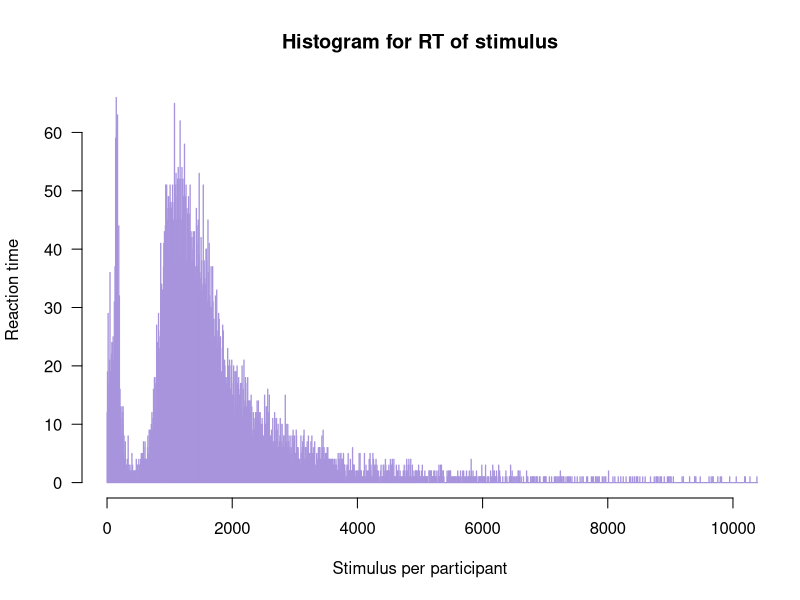

The R script that drew this image: (Note: this script raises an error after producing the figure.)
library(readxl)
library(plyr)
setwd("C:/Users/Dell/Desktop/school/year2/semester b/reasearch_methods/ex9/reshearch-methods/ex9")
data=data.frame(read.csv("data_proc_qIAT.csv"))
colnames(data)[c(2,4)]<-c("Participant","Block")

# part b
count_trials = count(data$Response.ID)
most_common = sort(table(count_trials$freq),decreasing=TRUE)[1]
most_common
most_common = 248
count_trials = count_trials[count_trials$freq==most_common,]
data <- data[data$Response.ID %in% count_trials$x,]

# part c
data<-data[(data$Correct...c..Incorrect...x== "X" | data$Correct...c..Incorrect...x == "C"),]
data$Correct...c..Incorrect...x = ifelse(data$Correct...c..Incorrect...x == "X",1,0)
error_perc=aggregate(Correct...c..Incorrect...x ~ Response.ID, data, mean)
error_perc

# part d
hist(data$RT.of.stimulus, 
     main="Histogram for RT of stimulus", 
     xlab="Stimulus per participant", 
     ylab = "Reaction time",
     border="#a794dd",
     xlim = c(0,10000),
     col="light blue",
     las=1, 
     breaks=10000)

#part e
data["RT_clean"] <- data["RT.of.stimulus"]
data$RT_clean[which(data$RT_clean < 400 | data$RT_clean > 10000)] <- NA

#part f
percentage_from_RT = sum(is.na(data$RT_clean))/length(data$RT.of.stimulus)
percentage_from_RT

#part g
data$tooFast = ifelse(data$RT.of.stimulus < 300,1,0)
fast_perc=ddply(data, "Participant..", summarise,
                fast_perc=mean(tooFast, na.rm=TRUE))

#gart h
data_to_analyze =ddply(data, c("Participant", "Block"), summarise,
                       usable_N=sum(!is.na(RT_clean)), 
                       mean_rt = mean(RT_clean, na.rm=TRUE), 
                       var_rt=((usable_N - 1)*var(RT_clean, na.rm = TRUE)/ usable_N))

#part i


#part j
